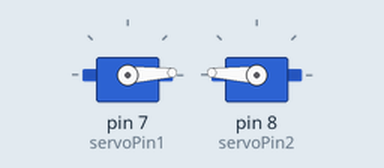
Recording of a sketch running on a simulated Arduino Uno, built with avr-gcc and run on an emulated ATmega328P. Shown: 2 × servo.

Above: at 0.05 s.
At 1.35 s:
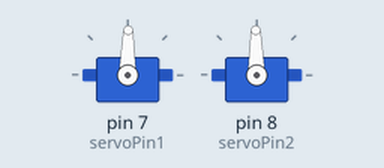
At 2.65 s:
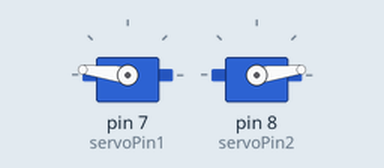
At 5.25 s:
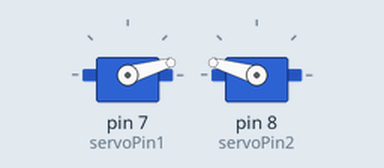
Timing chart, 0 to 7.1 s (numbered marks = the images above):
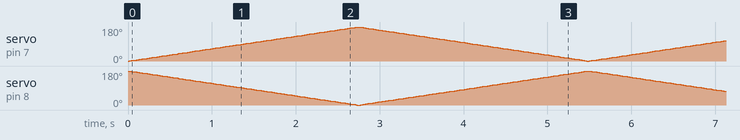

The sketch:

servo_3.ino
```cpp
/* Servo Sweep

 just makes the servo sweep back and forth repeatedly

 by Scott Fitzgerald
 http://www.arduino.cc/en/Tutorial/Sweep
*/

#include <Servo.h>

int servoPin1 = 7; // pin for the servo motor
int servoPin2 = 8; // pin for the servo motor

Servo servo1;  // create servo object to control a servo
Servo servo2;  // create servo object to control a servo
// twelve servo objects can be created on most boards

int pos = 0;    // variable to store the servo position

void setup() {
  servo1.attach(servoPin1); // attaches the servo on pin servoPin to the servo object
  servo2.attach(servoPin2); // attaches the servo on pin servoPin to the servo object
}

void loop() {
  // servo1.write(0); // comment out for reset
  // servo2.write(0);
  for (pos = 0; pos <= 180; pos += 1) { // goes from 0 degrees to 90 degrees
    // in steps of 1 degree
    servo1.write(pos);              // tell servo to go to position in variable 'pos'
    servo2.write(abs(pos-180));              // tell servo to go to position in variable 'pos'
    delay(15);                       // waits 15ms for the servo to reach the position
  }
  for (pos = 180; pos >= 0; pos -= 1) { // goes from 90 degrees to 0 degrees
    servo1.write(pos);              // tell servo to go to position in variable 'pos'
    servo2.write(abs(pos-180));              // tell servo to go to position in variable 'pos'
    delay(15);                       // waits 15ms for the servo to reach the position
  }
}
```
